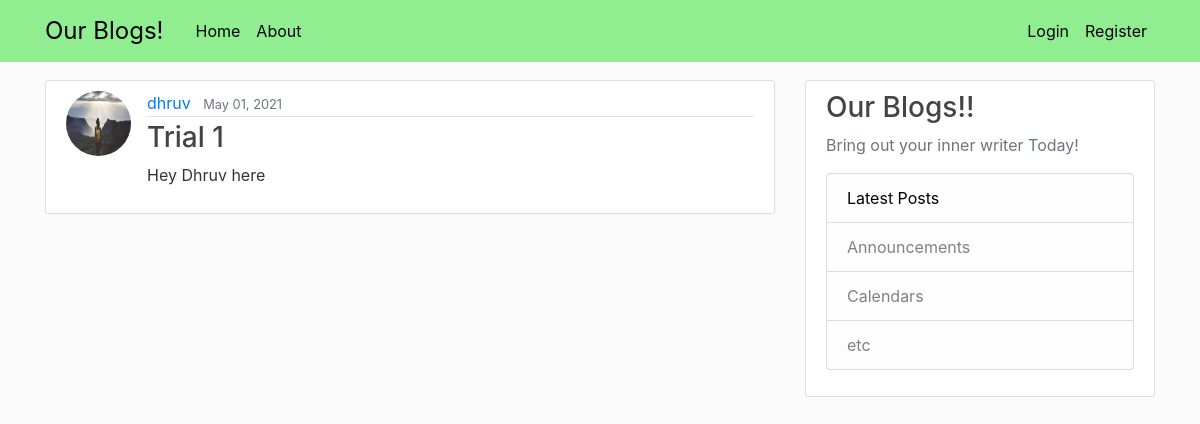
The app's page /post/1/ with its own data.
### blog/models.py (models this page shows, shortened)
class Post (models.Model):
    author = models.ForeignKey (User, on_delete=models.CASCADE)
    title = models.CharField(max_length=200)
    content = models.TextField()
    date_posted = models.DateTimeField(default=timezone.now)

### users/models.py (models this page shows, shortened)
class Profile(models.Model):
    user = models.OneToOneField (User,on_delete=models.CASCADE)
    image = models.ImageField(default='default.jpg',upload_to='profile_pics')

### blog/views.py (the view)
# urls.py: path('post/<int:pk>/',PostDetailView.as_view(),name='post-detail'),
class PostDetailView (DetailView):
    model = Post

### blog/templates/blog/post_detail.html (shortened to what this page needs)
{% extends "blog/base.html" %}
{% block content %}
    <article class="media content-section">
        <img class="rounded-circle article-img" src="{{ object.author.profile.image.url }}">
        <div class="media-body">
            <div class="article-metadata">
            <a class="mr-2" href="{% url 'user-posts' object.author.username %}">{{ object.author }}</a>
            <small class="text-muted">{{ object.date_posted|date:"F d, Y" }}</small>
            </div>
            <h3 class="article-title" >{{ object.title }}</h3>
            <p class="article-content">{{ object.content }}</p>
        </div>
    </article>
{% endblock content %}

### blog/static/blog/main.css (style rules this page uses)
body { background: #fafafa; color: #333333; margin-top: 5rem; }
h1, h2, h3, h4, h5, h6 { color: #444444; }
.content-section { background: #ffffff; padding: 10px 20px; border: 1px solid #dddddd; border-radius: 3px; margin-bottom: 20px; }
.article-title { color: #444444; }
.article-content { white-space: pre-line; }
.article-img { height: 65px; width: 65px; margin-right: 16px; }
.article-metadata { padding-bottom: 1px; margin-bottom: 4px; border-bottom: 1px solid #e3e3e3 }

### records on screen
Post: author.profile.image (placeholder picture), author "dhruv", date_posted "May 01, 2021", title "Trial 1", content "Hey Dhruv here"
